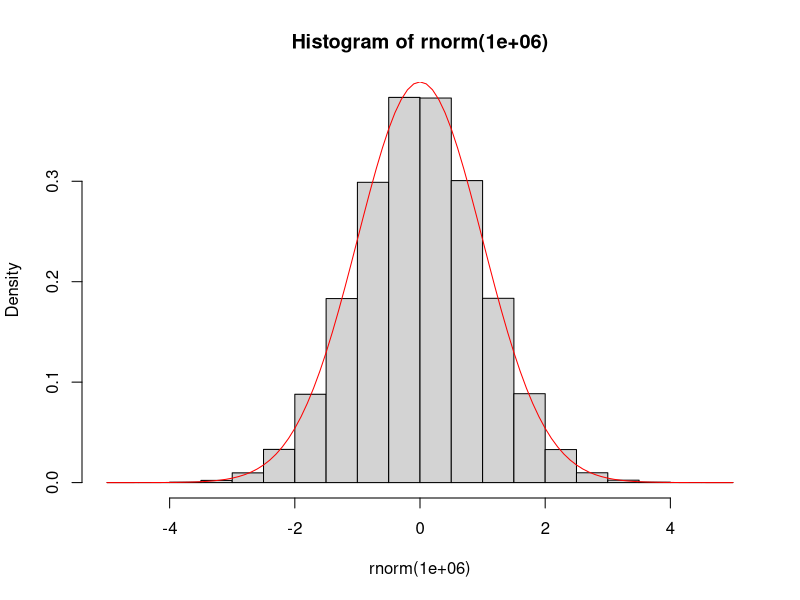
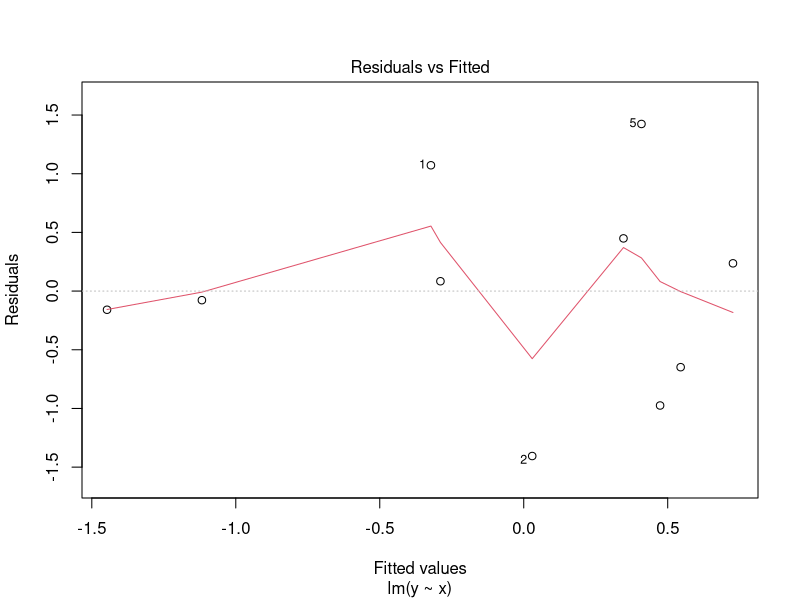
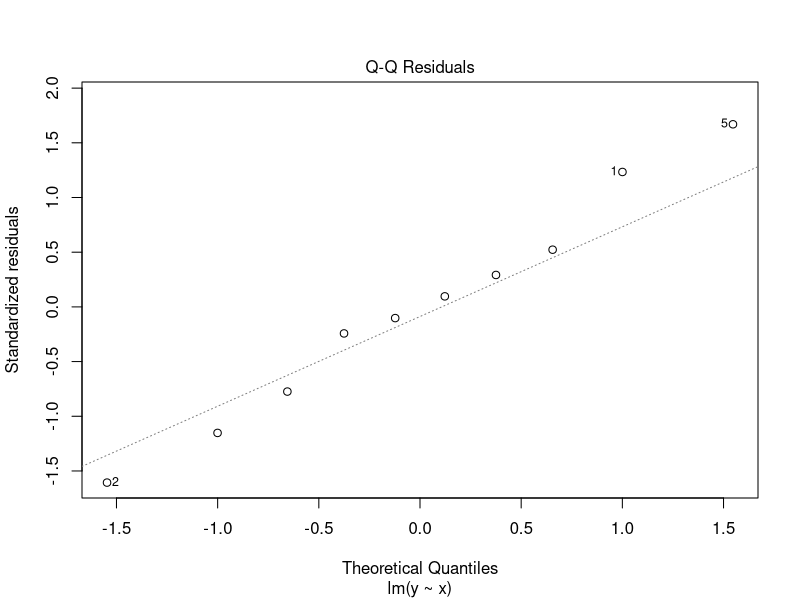
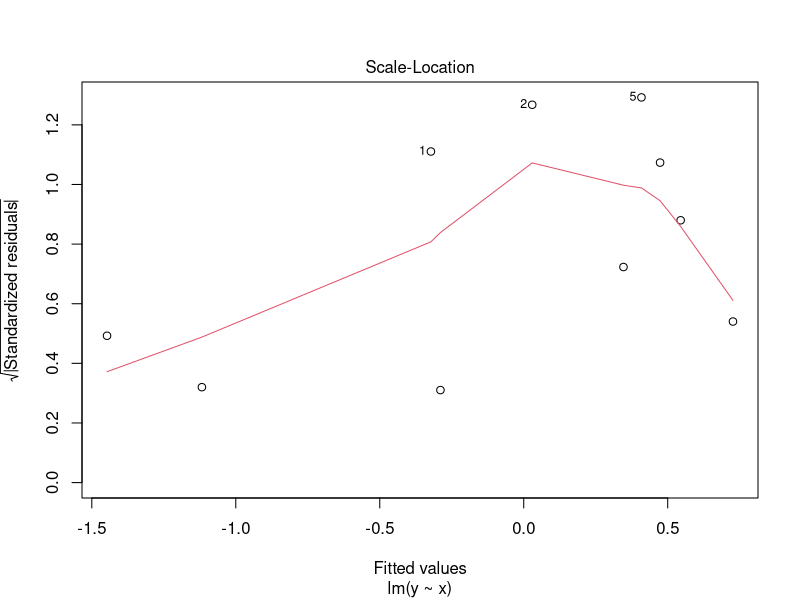
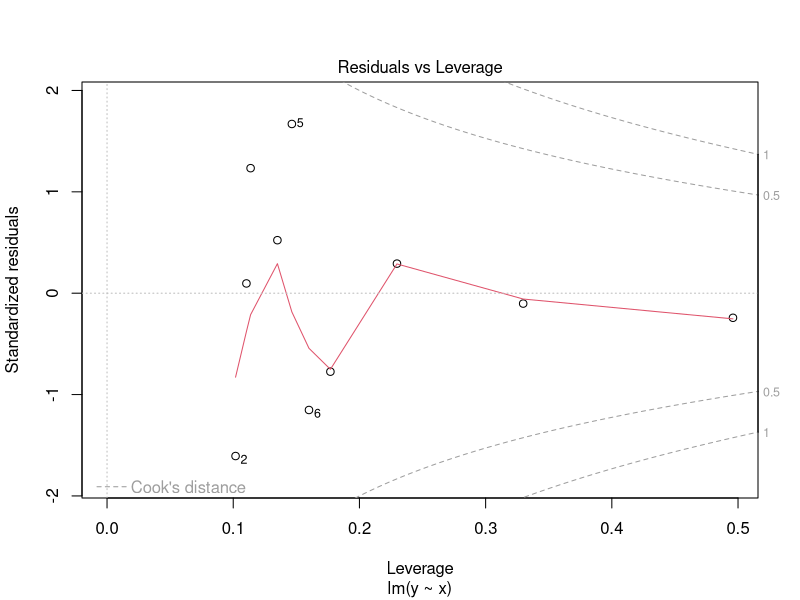
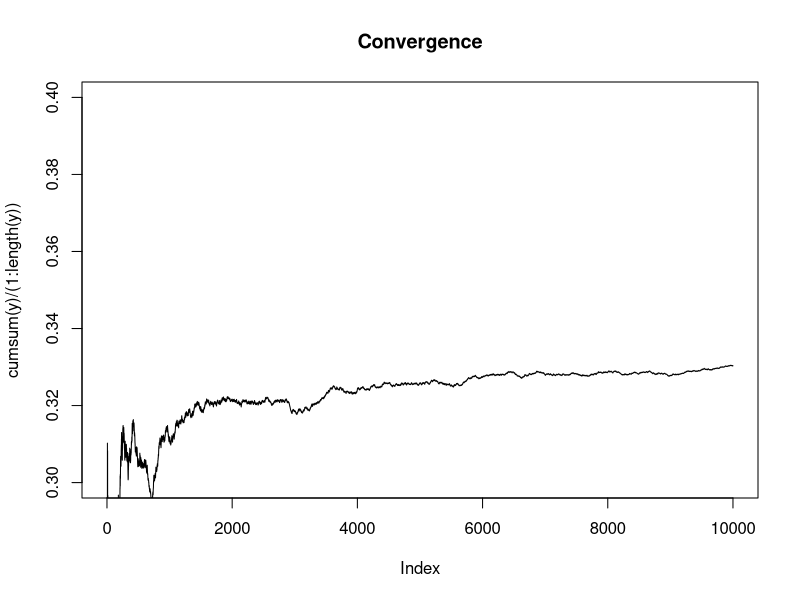
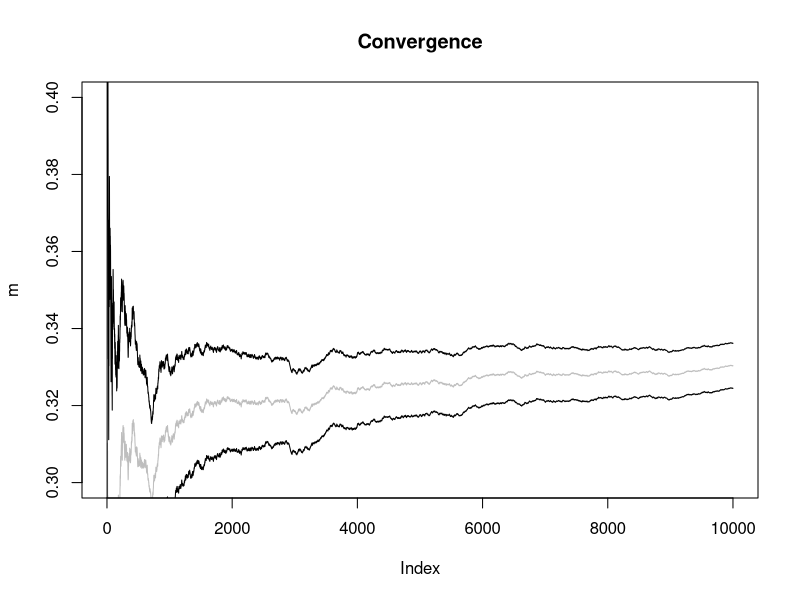

These charts were generated, in order, by the following R code:
## ---- chunk 1
add1 <- function(a) {
  return(a+1)
}

add1(2)
add1(a = 3)
## ---- chunk 2
add <- function(a, b) {
  return(a+b)
}

add(1,1)
add(a = 2, b = 3)
## ---- chunk 3
add1(a = 1:2)
add(a = 1:2, b = 3:4)
## ---- chunk 4
f <- function(first, second) {
  return(first/2 + second)
}

f(1,2)
f(1, second = 2)
f(first = 1, second = 2)
f(second = 2, 1) # I thought this was going to be an error
f(f = 1, s = 2)
## ---- chunk 5
add <- function(a, b = 1) {
  return(a+b)
}

add(a = 1)
add(a = 1:2)
add(a = 2:3, b =  2)
add(a = 3:4, b = -1)
## ---- chunk 6
hist(rnorm(1e6), probability = TRUE)
curve(dnorm(x), add = TRUE, col = 'red')
## ---- chunk 7
sub <- function(first = 1:2, second = 1) {
  return(first - second)
}
## ---- chunk 8
n <- 10
x <- rnorm(n)
y <- rnorm(n, x)
m <- lm(y~x) # a linear regression
print(m)
## ---- chunk 9
class(m)
## ---- chunk 10
summary(m)
anova(m)
plot(m)
## ---- chunk 11
a <- 1
f <- function() {
  return(a)
}
f()
## ---- chunk 12
f <- function() {
  a <- 2
  return(a)
}
f()
a
## ---- chunk 13
f <- function() {
  a <<- a + 1
  return(a)
}
a
f()
a
## ---- chunk 14
for (i in 1:3) {
  print(i)
}
## ---- chunk 15
i <- 0
while (i < 3) {
  i <- i + 1
  print(i)
}
## ---- chunk 16
for (i in 1:10) {
  if (i<5) {
    print(-i)
  } else {
    print(i*2)
  }
}
## ---- chunk 17
ifelse((1:10) < 5, "Less than 5", "Not less than 5")
## ---- chunk 18
f <- function(a) {
  sum <- 0
  for (i in 1:a) {
    sum <- sum + i
  }
  return(sum)
}
f(100)
## ---- chunk 19
n <- 1e4
sum <- 0
for (i in 1:n) {
  x <- runif(1)
  sum <- sum + x^2
}
sum/n
## ---- chunk 20
y <- runif(n)^2
mean(y)
## ---- chunk 21
plot( cumsum(y)/(1:length(y)), type='l', main='Convergence', ylim=c(.3,.4))
## ---- chunk 22
mean(y) # Notice that this is the estimate of the integral that we are trying to find
var(y)
## ---- chunk 23
mean(y) + c(-1,1)*qnorm(0.975)*sd(y)/sqrt(length(y))
## ---- chunk 24
m <- cumsum(y)/(1:length(y))
s <- numeric(n)
for (i in 1:n) {
  s[i] <- qnorm(0.975)*sd(y[1:i])/sqrt(i)
}

plot(m, type='l', col='gray', main='Convergence', ylim=c(.3,.4))
lines(m+s)
lines(m-s)
## ---- chunk 25
n <- 1e5
x <- runif(n, min = -1, max = 1)
y <- exp(-abs(x))
m <- mean(y)
s <- qnorm(.975)*sd(y)/length(y)
m + c(-1,1)*s
## ---- chunk 26
x <- sample(0:3, size = 1e5, prob = c(.5,.25,.1,.15), replace = TRUE)
## ---- chunk 27
(m <- mean(x))
(s <- sd(x))
s^2 # variance
## ---- chunk 28
m + c(-1,1) * pnorm(.95) * s / sqrt( length(x) )
## ---- chunk 29
x <- sample(c(10,12,21,33), size = 1e6, prob = c(.1,.2,.3,.4), replace = TRUE)
m <- mean(x)
s <- sd(x)
m + c(-1,1) * pnorm(.995) * s / sqrt( length(x) )
## ---- chunk 30
n <- 1e5
x <- runif(n)
y <- rnorm(n)
(p <- mean(x>y))
## ---- chunk 31
p + c(-1,1) * pnorm(.975) * sqrt(p*(1-p)/n)
## ---- chunk 32
n <- 1e6
x <- rbinom(n, size = 10, prob = 0.5)
y <- rpois(n, lambda = 5)
p <- mean(y >= x)
p + c(-1,1) * pnorm(.975) * sqrt(p*(1-p)/n)
